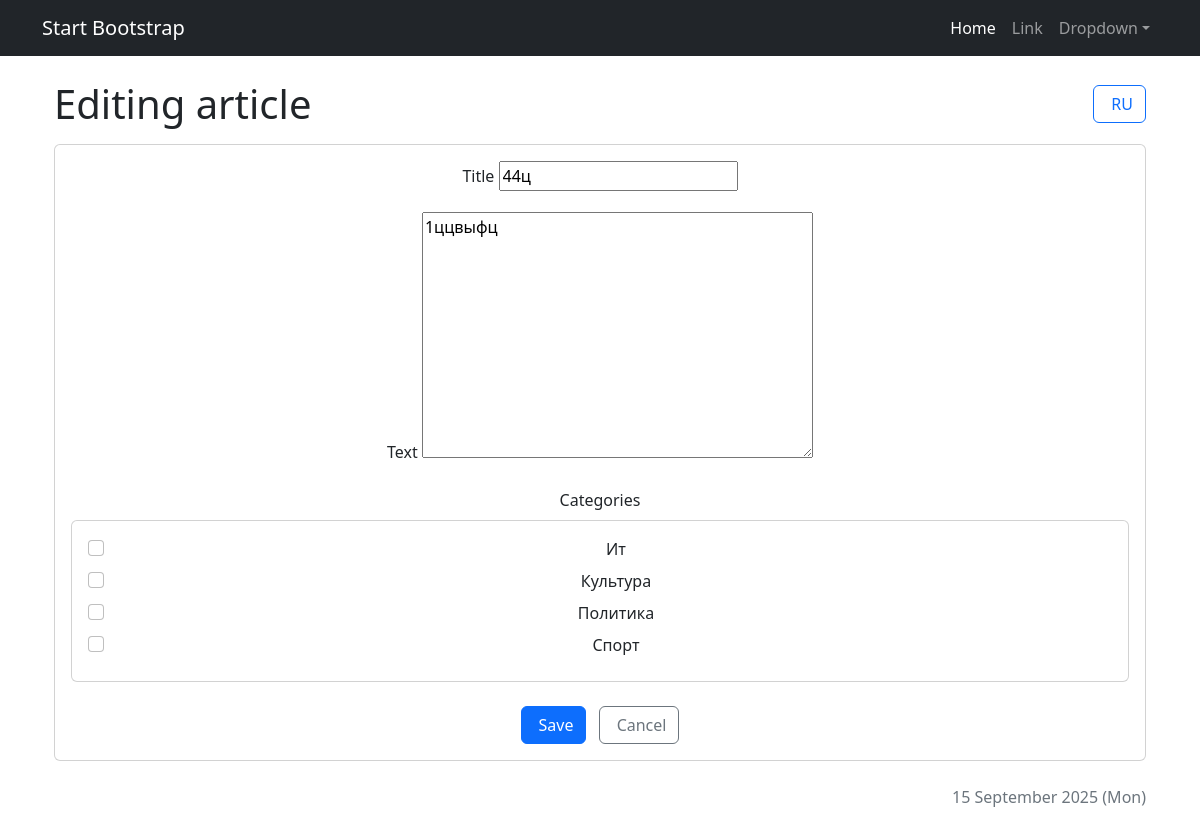
The page /news/154/edit/ (signed in) on the database its author committed.
### news/models.py (models this page shows, shortened)
class Post(models.Model):
    author = models.ForeignKey(Author, on_delete=models.CASCADE)
    ARTICLE = 'AR'
    NEWS = 'NW'
    CATEGORY_CHOICES= (
        (NEWS, _('News')),
        (ARTICLE, _('Article')),
    )
    categoryType = models.CharField(max_length=2, choices=CATEGORY_CHOICES, default=ARTICLE, verbose_name=_('Type'), help_text= _('post category'))
    dataCreation = models.DateTimeField(auto_now_add=True)
    postCategory = models.ManyToManyField(Category, through='PostCategory')
    title = models.CharField(max_length=128, help_text= _('post title'))
    text = models.TextField(help_text= _('post text'))
    rating = models.SmallIntegerField(default=0)

class Category(models.Model):
    name = models.CharField(max_length=64, unique=True, help_text= _('category name'))
    subscribers = models.ManyToManyField(User, related_name='subscribed_categories', blank=True)
    def __str__(self):
        return self.name.title()

### news/views.py (the view, shortened to what this page needs)
# urls.py: path('<int:pk>/edit/', NewsUpdateView.as_view(), name='news_edit'),
class NewsUpdateView(PermissionRequiredMixin, UpdateView):
    permission_required = ('news.change_post',)
    model = Post
    form_class = PostForm
    template_name = 'post_form.html'
    def get_queryset(self):
        return super().get_queryset().filter(categoryType=Post.NEWS)
    def dispatch(self, request, *args, **kwargs):
        obj = self.get_object()
        if obj.author.authorUser != request.user:
            raise PermissionDenied
        return super().dispatch(request, *args, **kwargs)

### news/forms.py
class PostForm(forms.ModelForm):
    postCategory = forms.ModelMultipleChoiceField(
        queryset=Category.objects.all(),
        widget=forms.CheckboxSelectMultiple,
        required=True,
        label='Категории'
    )
    class Meta:
        model = Post
        fields = ['title', 'text', 'categoryType', 'postCategory']
        widgets = {
            'categoryType': forms.RadioSelect,
        }
    def __init__(self, *args, **kwargs):
        super().__init__(*args, **kwargs)
        if self.instance.pk:
            self.fields['postCategory'].initial = self.instance.postCategory.all()

### news/context_processors.py (called while the page is built)
def authors_group(request):
    try:
        return {'authors_group': Group.objects.get(name='authors')}
    except Group.DoesNotExist:
        return {'authors_group': None}

### news/templatetags/custom_tags.py (called while the page is built)
@register.simple_tag()
def current_time(format_string='%d %B %Y'):
   return datetime.utcnow().strftime(format_string)

### templates/post_form.html (shortened to what this page needs)
{% extends 'flatpages/default.html' %}
{% load custom_tags %}
{% load censor_filters %}
{% load i18n %}
{% block content %}
<div class="container mt-4">
    <div class="row mb-4">
        <div class="col-12">
            <div class="d-flex justify-content-between align-items-center mb-3">
                <h1 class="mb-0">
                    {% if object %}{% trans "Editing" %}{% else %}{% trans "Creating" %}{% endif %}
                    {% if view_type == 'news' %}{% trans "news" %}{% else %}{% trans "article" %}{% endif %}
                </h1>
                <form action="{% url 'set_language' %}" method="post">
                    {% get_current_language as LANGUAGE_CODE %}
                    {% get_available_languages as LANGUAGES %}
                    {% get_language_info_list for LANGUAGES as languages %}
                    {% for language in languages %}
                        {% if language.code != LANGUAGE_CODE %}
                            <button type="submit" class="btn btn-outline-primary" title="{% trans 'Switch to' %} {{ language.name_local }}">
                                {% if language.code == 'ru' %}
                                     RU
                                {% else %}
                                    <i class="bi bi-translate"></i> EN
                                {% endif %}
                            </button>
                        {% endif %}
                    {% endfor %}
                </form>
            </div>
            <div class="card mb-4">
                <div class="card-body">
                    <form method="post">
                        <div class="row g-3">
                            <div class="col-md-12">
                                <label for="{{ form.title.id_for_label }}" class="form-label">{% trans "Title" %}</label>
                                {{ form.title }}
                            </div>
                            <div class="col-md-12">
                                <label for="{{ form.text.id_for_label }}" class="form-label">{% trans "Text" %}</label>
                                {{ form.text }}
                            </div>
                            <div class="col-md-12">
                                <label class="form-label">{% trans "Categories" %}</label>
                                <div class="card">
                                    <div class="card-body" style="max-height: 200px; overflow-y: auto;">
                                        {% for checkbox in form.postCategory %}
                                            <div class="form-check">
                                                <input type="checkbox"
                                                       name="{{ checkbox.data.name }}"
                                                       value="{{ checkbox.data.value }}"
                                                       id="{{ checkbox.id_for_label }}"
                                                       class="form-check-input"
                                                       {% if checkbox.data.selected %}checked{% endif %}>
                                                <label for="{{ checkbox.id_for_label }}" class="form-check-label">
                                                    {{ checkbox.choice_label }}
                                                </label>
                                            </div>
                                        {% endfor %}
                                    </div>
                                </div>
                            </div>
                            <div class="col-12 mt-4">
                                <button type="submit" class="btn btn-primary">
                                     {% trans "Save" %}
                                </button>
                                <a href="{% url 'news_list' %}" class="btn btn-outline-secondary ms-2">
                                     {% trans "Cancel" %}
                                </a>
                            </div>
                        </div>
                    </form>
                </div>
            </div>
            <div class="text-muted text-end">
                 {% current_time '%d %B %Y (%a)' %}
            </div>
        </div>
    </div>
</div>
{% endblock content %}

### templates/post_form.html (style rules this page uses)
.form-check { margin-bottom: 0.5rem; }
.form-check-input { margin-top: 0.2em; }
.form-check-label { margin-left: 0.5em; }

### rows shown on the page
Post: title "44ц", text "1ццвыфц"
Category: choice_label "Культура"
Category: choice_label "Политика"
Category: choice_label "Спорт"

### other values the page prints
{{ checkbox.choice_label }} "Ит"
